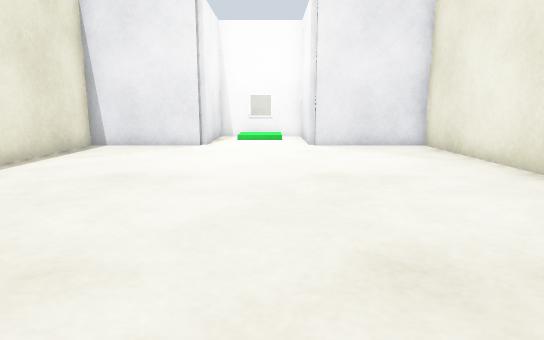
view 1 (above)

12 first-person views from a walk through a world built for the Gazebo simulator. The camera is 0.65 m above the floor, tilts 10° down and sees 75° across. The floor is counted in squares, 0.5 m on a side. Each view is taken from the middle of a square. On the plan, view 1 faces up. The plan holds only what a view shows up to about 15 squares ahead; the rest is blank. The place goes on beyond the plan.

view 2
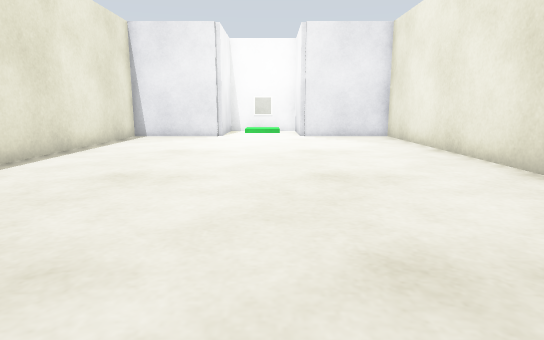

view 3
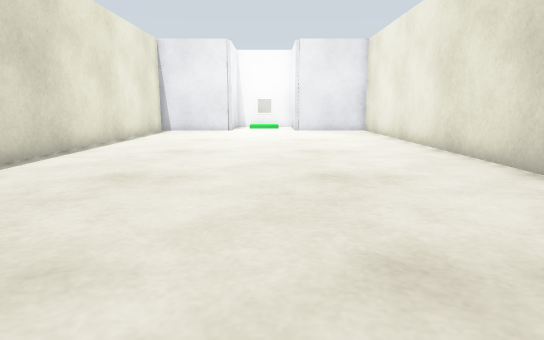

view 4
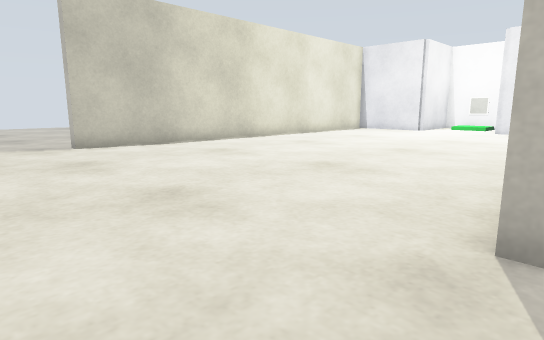

view 5
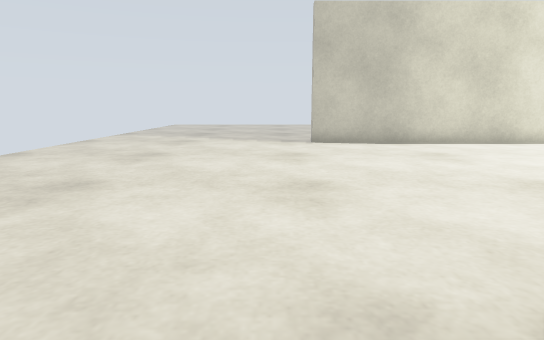

view 6
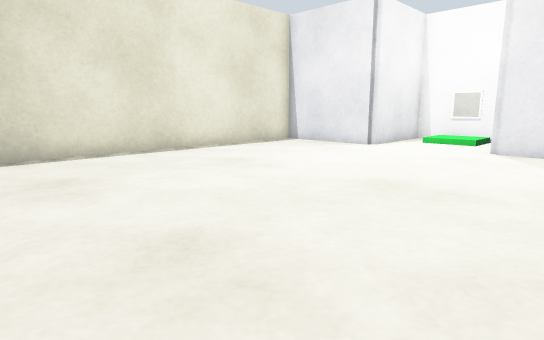

view 7
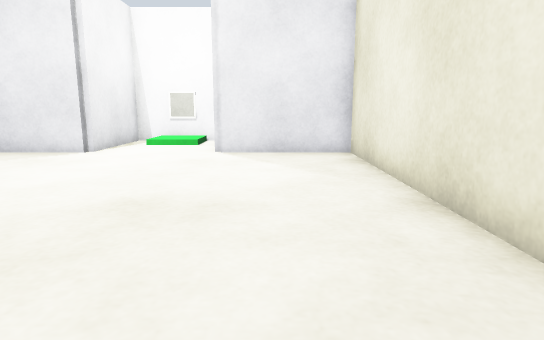

view 8
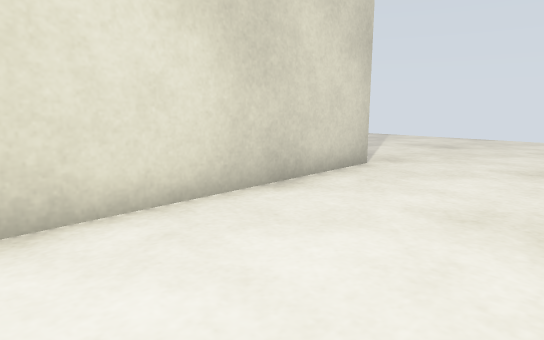

view 9
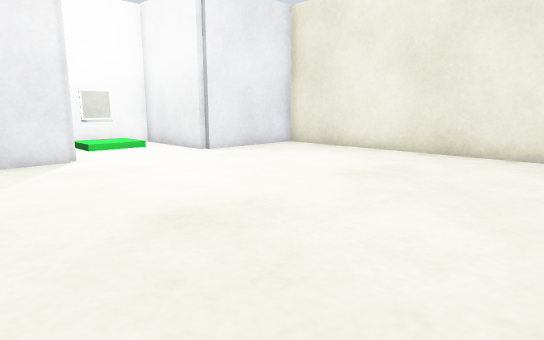

view 10
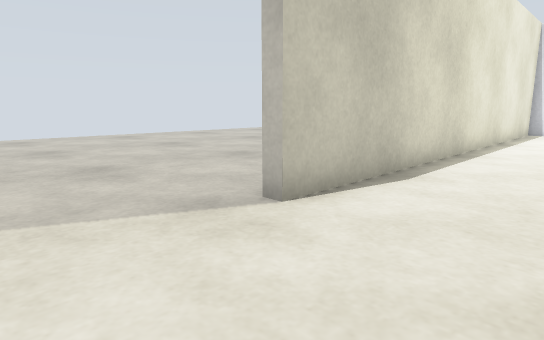

view 11
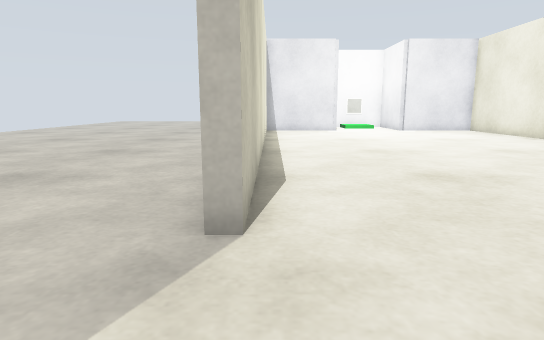

view 12
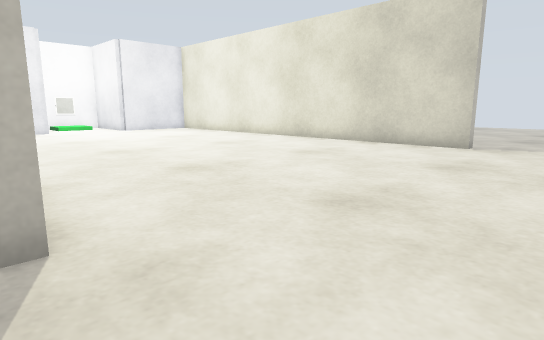

### Floor plan
Points are (right, up) in squares from view 1. A wall is a line through its corners. A room is listed if a view was taken in it or the views show most of it. See-through windows are left out.
Room 1 (views 1, 2, 3, 4, 6, 7, 8, 9, 10, 11)
walls: (5.8, -4.5) (5.3, -4.5) (5.3, 12.3) (1.3, 12.3) (1.3, 16.1) (0.4, 16.1); (-2.3, 16.1) (-2.3, 12.3) (-6.3, 12.3) (-6.3, -4.5)
ways out: opening at (-6, -6.5) to room 2; opening at (6, -6.5) to room 2
Room 2 (views 5, 12)
walls: (-6.3, -4.5) (-6.8, -4.5)
ways out: opening at (-6, -6.5) to room 1; opening at (6, -6.5) to room 1
objects: marker (-1, 16) to (0, 16)

Where each view was taken, in squares from view 1:
view 1: 0 up, 0 right, facing up
view 2: 4 down, 0 right, facing up
view 3: 8 down, 0 right, facing up
view 4: 8 down, 6 right, facing up-left
view 5: 6 down, 7 right, facing left
view 6: 1 up, 4 right, facing up-left
view 7: 2 up, 3 right, facing up
view 8: 3 up, 1 right, facing down-right
view 9: 3 up, 5 left, facing up-right
view 10: 8 down, 3 left, facing up-left
view 11: 8 down, 6 left, facing up
view 12: 8 down, 7 left, facing up-right
